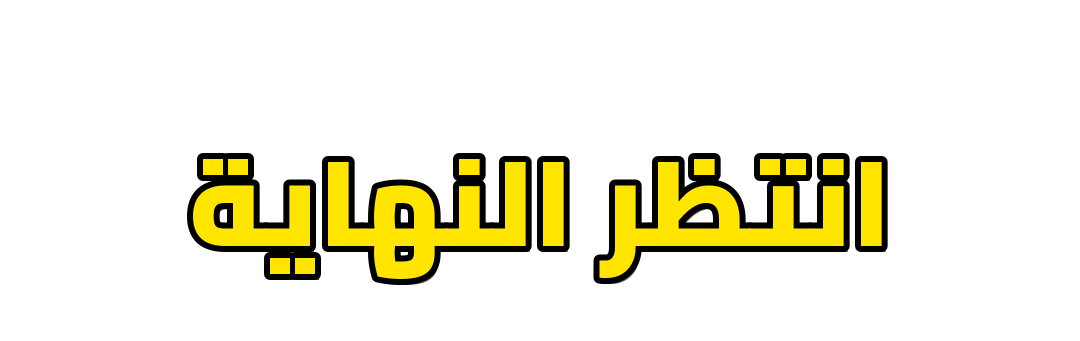
#> input picture montage/t_hook.png, 1080 x 341 px, given in place of d252440e-image.png, which was not available
$ python prepare_assets.py ../../montage ../../montage/t_main.png
#> lines starting #> are read from the running program, lines starting #| are printed output that depends on the picture; pictures that were not available may be replaced by others from this repository, and a replacement may not be noted
"""Prepare the uploaded logo and product cut-outs for the Remotion project.

usage: python3 scripts/prepare_assets.py <uploads_dir> <public_dir>
"""
import sys
from pathlib import Path

import numpy as np
from PIL import Image

src, out = Path(sys.argv[1]), Path(sys.argv[2])
GOLD = np.array([233, 199, 123], float)


def trim(im: Image.Image, pad: int = 8) -> Image.Image:
    box = im.getchannel("A").point(lambda v: 255 if v > 24 else 0).getbbox()
    l, t, r, b = box
    return im.crop((max(l - pad, 0), max(t - pad, 0), min(r + pad, im.width), min(b + pad, im.height)))


# The logo is a dark embossed render: keep only its light rims and tint them gold.
logo = np.array(Image.open(src / "d252440e-image.png").convert("RGBA")).astype(float)
lum = logo[..., :3].max(-1) / 255
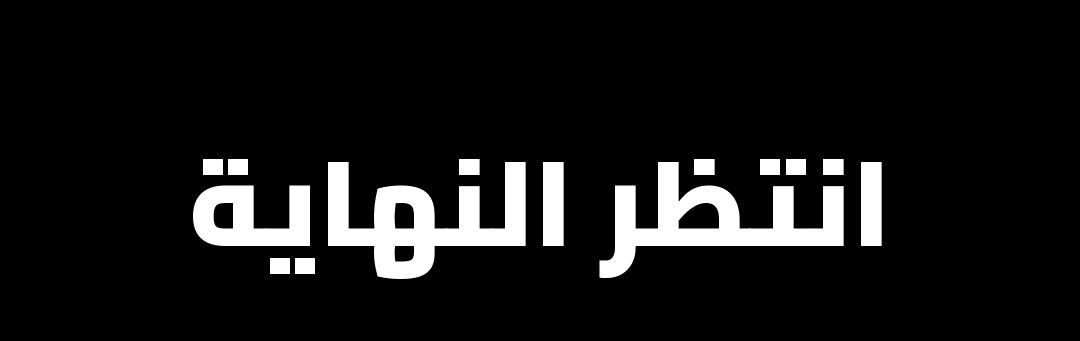
#> lum: shape (341, 1080) float64; min 0, max 1, mean 0.0866
alpha = np.clip((lum - 0.04) / 0.5, 0, 1) ** 0.8
rgb = np.clip(GOLD * (0.75 + 0.6 * lum[..., None]), 0, 255)
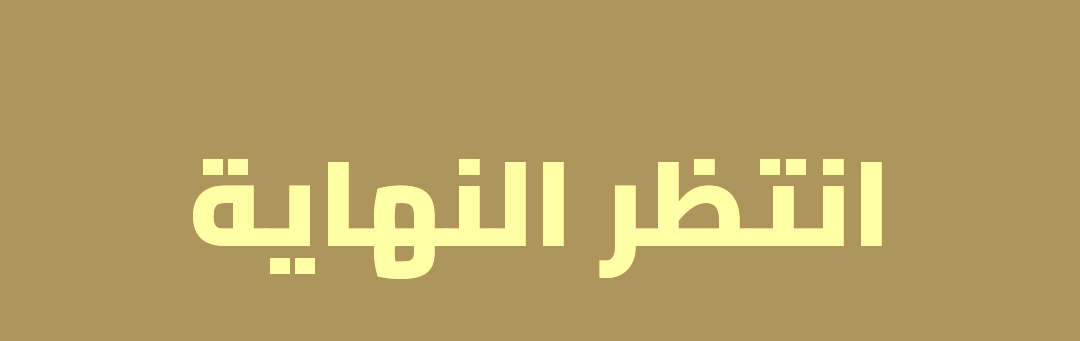
#> rgb: shape (341, 1080, 3) float64; mean of channels 0, 1, 2 181.8, 158.4, 98.6; drawn as R, G, B
gold = np.dstack([rgb, alpha * 255]).astype(np.uint8)
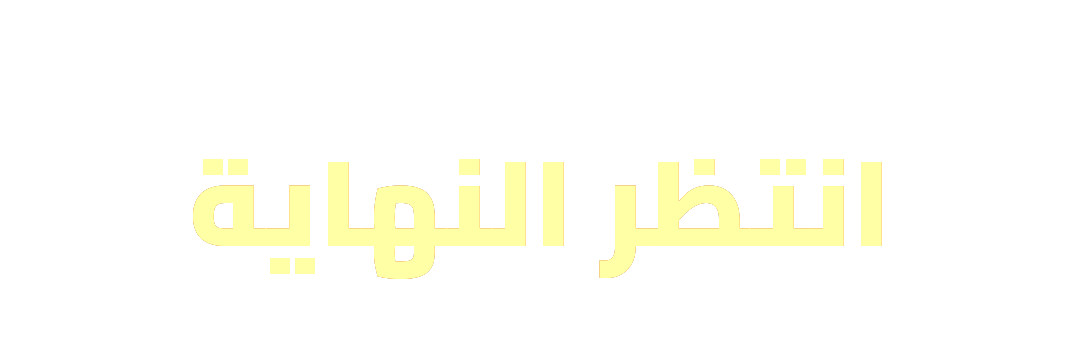
#> gold: shape (341, 1080, 4); mean of channels 0, 1, 2, 3 181.1, 158.2, 98.4, 22.5; transparent parts drawn white
trim(Image.fromarray(gold, "RGBA")).save(out / "logo-line.png")
#> in trim, `box = im.getchannel("A").point(lambda v: 255 if v > 24 else 0).getbbox()`: box = (193, 159, 882, 279)
#> in trim, `l, t, r, b = box`: l = 193; t = 159; r = 882; b = 279
#> in trim, `return im.crop((max(l - pad, 0), max(t - pad, 0), min(r + pad, im.widt..`:
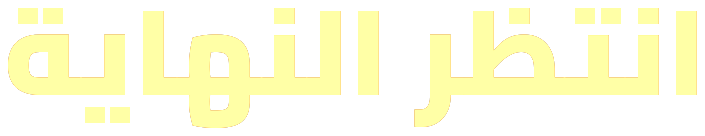
#> returned value: PIL image 705x136 RGBA; mean R, G, B, A 201.4, 184.4, 116.6, 86.3; transparent parts drawn white

products = {
    "41657836": "box.png",          # navy gift tube with gold logo
    "c1fa7967": "bottle-navy.png",  # navy bottle with gold cap
    "55ae6028": "bottle-amber.png", # Prime roze amber bottle
    "21a13e20": "bottle-guilty.png",
    "7a6fa907": "bottle-grey.png",
}
for key, name in products.items():
    im = Image.open(src / f"{key}-image.png").convert("RGBA")
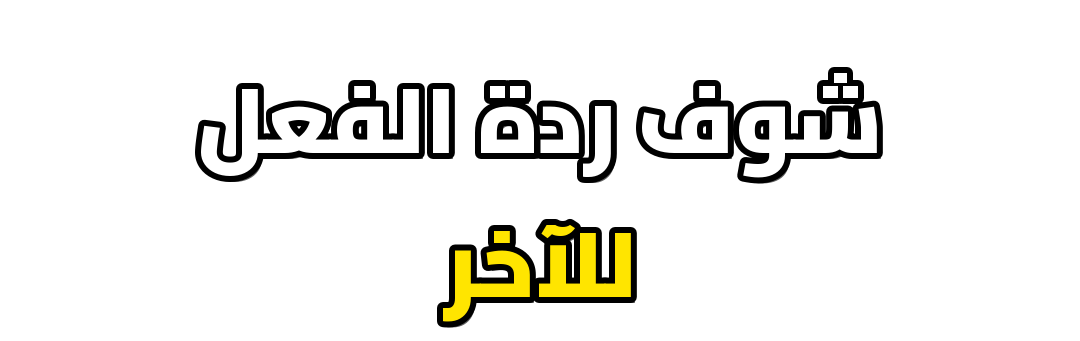
#> input picture montage/t_main.png, 1080 x 341 px, given in place of 41657836-image.png, which was not available
#> im is the input picture: PIL image 1080x341 RGBA; mean R, G, B, A 19.5, 19.1, 14.9, 37.2
    if name == "bottle-navy.png":
        im = im.crop((290, 0, im.width, im.height))  # drop the stray "ime" lettering
    trim(im).save(out / "products" / name)
#> call 2 of trim, with pad = 8
#> in trim (call 2), `box = im.getchannel("A").point(lambda v: 255 if v > 24 else 0).getbbox()`: box = (195, 67, 883, 328)
#> in trim (call 2), `l, t, r, b = box`: l = 195; t = 67; r = 883; b = 328
#> in trim (call 2), `return im.crop((max(l - pad, 0), max(t - pad, 0), min(r + pad, im.widt..`:
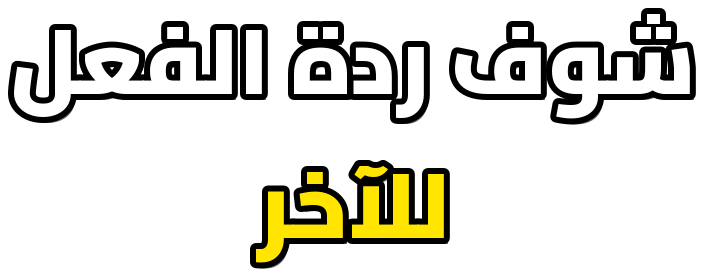
#> returned value: PIL image 704x277 RGBA; mean R, G, B, A 36.9, 36, 28.2, 70.2; transparent parts drawn white
    print(name, trim(im).size)
#| box.png (704, 277)
#> (the run stopped early here; a loop or call above may not have finished)
